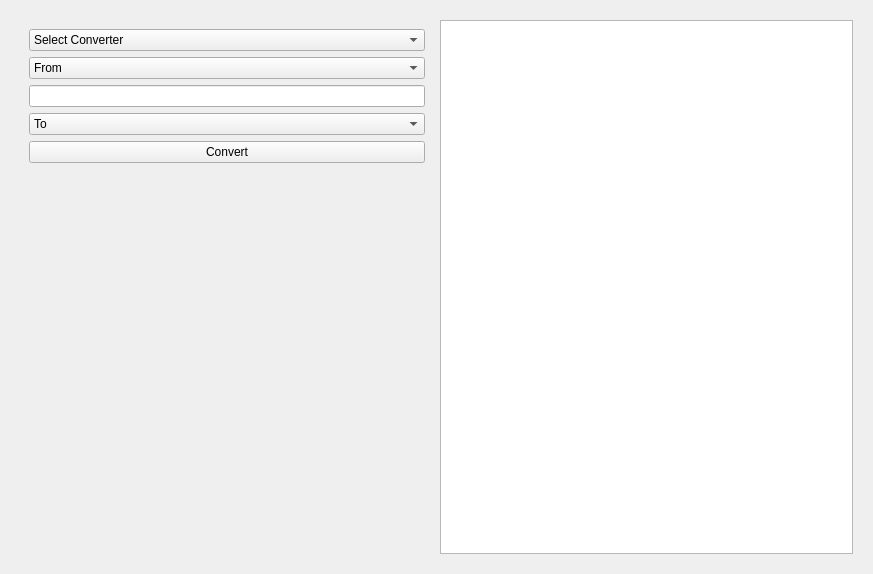
<?xml version="1.0" encoding="UTF-8"?>
<ui version="4.0">
 <class>Form</class>
 <widget class="QWidget" name="Form">
  <property name="geometry">
   <rect>
    <x>0</x>
    <y>0</y>
    <width>873</width>
    <height>574</height>
   </rect>
  </property>
  <property name="minimumSize">
   <size>
    <width>500</width>
    <height>321</height>
   </size>
  </property>
  <property name="windowTitle">
   <string>Form</string>
  </property>
  <layout class="QVBoxLayout" name="verticalLayout_2">
   <item>
    <widget class="QWidget" name="widget_3" native="true">
     <layout class="QHBoxLayout" name="horizontalLayout_3">
      <item>
       <widget class="QWidget" name="widget_4" native="true">
        <layout class="QVBoxLayout" name="verticalLayout">
         <item>
          <widget class="QComboBox" name="select_converter">
           <property name="minimumSize">
            <size>
             <width>131</width>
             <height>0</height>
            </size>
           </property>
           <item>
            <property name="text">
             <string>Select Converter</string>
            </property>
           </item>
          </widget>
         </item>
         <item>
          <widget class="QComboBox" name="select_from">
           <property name="minimumSize">
            <size>
             <width>131</width>
             <height>0</height>
            </size>
           </property>
           <item>
            <property name="text">
             <string>From</string>
            </property>
           </item>
          </widget>
         </item>
         <item>
          <widget class="QLineEdit" name="edit_from"/>
         </item>
         <item>
          <widget class="QComboBox" name="select_to">
           <property name="minimumSize">
            <size>
             <width>131</width>
             <height>0</height>
            </size>
           </property>
           <item>
            <property name="text">
             <string>To</string>
            </property>
           </item>
          </widget>
         </item>
         <item>
          <widget class="QPushButton" name="button_convert">
           <property name="text">
            <string>Convert</string>
           </property>
          </widget>
         </item>
         <item>
          <spacer name="verticalSpacer">
           <property name="orientation">
            <enum>Qt::Vertical</enum>
           </property>
           <property name="sizeHint" stdset="0">
            <size>
             <width>20</width>
             <height>40</height>
            </size>
           </property>
          </spacer>
         </item>
        </layout>
       </widget>
      </item>
      <item>
       <widget class="QTextEdit" name="display_results"/>
      </item>
     </layout>
    </widget>
   </item>
  </layout>
 </widget>
 <resources/>
 <connections/>
</ui>
